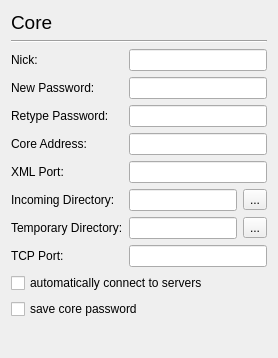
     <widget class="QWidget" name="Core" >
      <layout class="QVBoxLayout" name="verticalLayout" >
       <item>
        <widget class="QLabel" name="label_24" >
         <property name="font" >
          <font>
           <pointsize>14</pointsize>
          </font>
         </property>
         <property name="text" >
          <string>Core</string>
         </property>
        </widget>
       </item>
       <item>
        <widget class="Line" name="line" >
         <property name="orientation" >
          <enum>Qt::Horizontal</enum>
         </property>
        </widget>
       </item>
       <item>
        <layout class="QFormLayout" name="formLayout" >
         <property name="labelAlignment" >
          <set>Qt::AlignLeading|Qt::AlignLeft|Qt::AlignVCenter</set>
         </property>
         <item row="0" column="0" >
          <widget class="QLabel" name="nickLabel" >
           <property name="text" >
            <string>Nick:</string>
           </property>
          </widget>
         </item>
         <item row="0" column="1" >
          <widget class="QLineEdit" name="nickEdit" />
         </item>
         <item row="1" column="0" >
          <widget class="QLabel" name="passwordLabel" >
           <property name="text" >
            <string>New Password:</string>
           </property>
          </widget>
         </item>
         <item row="1" column="1" >
          <widget class="QLineEdit" name="passwordEdit" >
           <property name="echoMode" >
            <enum>QLineEdit::Password</enum>
           </property>
          </widget>
         </item>
         <item row="2" column="0" >
          <widget class="QLabel" name="retypeLabel" >
           <property name="text" >
            <string>Retype Password:</string>
           </property>
          </widget>
         </item>
         <item row="2" column="1" >
          <widget class="QLineEdit" name="retypeEdit" >
           <property name="echoMode" >
            <enum>QLineEdit::Password</enum>
           </property>
          </widget>
         </item>
         <item row="3" column="0" >
          <widget class="QLabel" name="coreLabel" >
           <property name="text" >
            <string>Core Address:</string>
           </property>
          </widget>
         </item>
         <item row="3" column="1" >
          <widget class="QLineEdit" name="coreEdit" />
         </item>
         <item row="4" column="0" >
          <widget class="QLabel" name="xmlLabel" >
           <property name="text" >
            <string>XML Port:</string>
           </property>
          </widget>
         </item>
         <item row="4" column="1" >
          <widget class="QLineEdit" name="xmlEdit" />
         </item>
         <item row="5" column="0" >
          <widget class="QLabel" name="incomingLabel" >
           <property name="text" >
            <string>Incoming Directory:</string>
           </property>
          </widget>
         </item>
         <item row="5" column="1" >
          <layout class="QHBoxLayout" name="horizontalLayout" >
           <item>
            <widget class="QLineEdit" name="incomingEdit" />
           </item>
           <item>
            <widget class="QToolButton" name="incomingButton" >
             <property name="text" >
              <string>...</string>
             </property>
            </widget>
           </item>
          </layout>
         </item>
         <item row="6" column="0" >
          <widget class="QLabel" name="tempLabel" >
           <property name="text" >
            <string>Temporary Directory:</string>
           </property>
          </widget>
         </item>
         <item row="6" column="1" >
          <layout class="QHBoxLayout" name="horizontalLayout_2" >
           <item>
            <widget class="QLineEdit" name="tempEdit" />
           </item>
           <item>
            <widget class="QToolButton" name="tempButton" >
             <property name="text" >
              <string>...</string>
             </property>
            </widget>
           </item>
          </layout>
         </item>
         <item row="7" column="0" >
          <widget class="QLabel" name="tcpLabel" >
           <property name="text" >
            <string>TCP Port:</string>
           </property>
          </widget>
         </item>
         <item row="7" column="1" >
          <widget class="QLineEdit" name="tcpEdit" />
         </item>
        </layout>
       </item>
       <item>
        <widget class="QCheckBox" name="autoConnect" >
         <property name="text" >
          <string>automatically connect to servers</string>
         </property>
        </widget>
       </item>
       <item>
        <widget class="QCheckBox" name="savePassword" >
         <property name="text" >
          <string>save core password</string>
         </property>
        </widget>
       </item>
       <item>
        <spacer name="verticalSpacer_2" >
         <property name="orientation" >
          <enum>Qt::Vertical</enum>
         </property>
         <property name="sizeHint" stdset="0" >
          <size>
           <width>20</width>
           <height>28</height>
          </size>
         </property>
        </spacer>
       </item>
      </layout>
     </widget>
